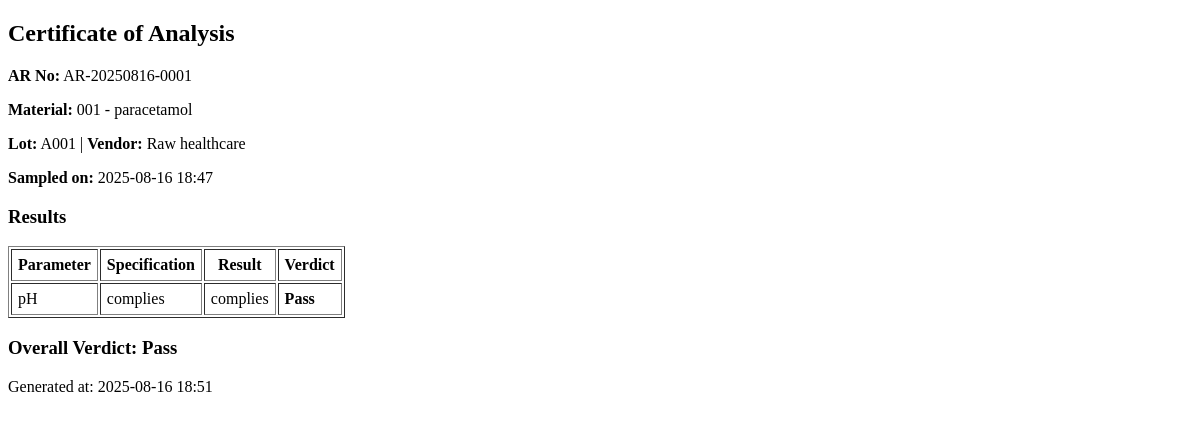
Before: /qc/coa/1 (signed in) with the older database file.
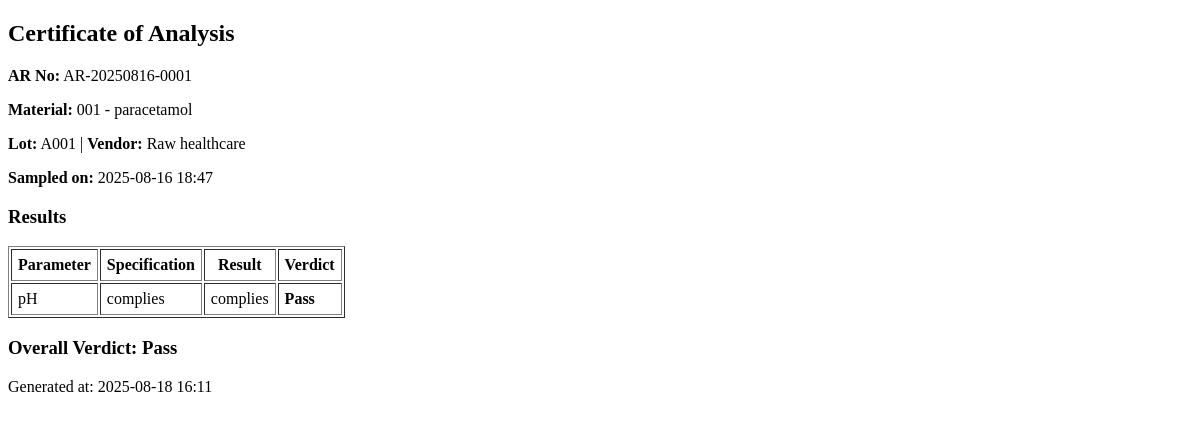
After: the same page with the newer database file.
### models.py (models this page shows)
class COA(db.Model):
    __tablename__ = "coa"
    id = db.Column(db.Integer, primary_key=True)
    sample_id = db.Column(db.Integer, db.ForeignKey("qc_sample.id"), nullable=False, unique=True)
    overall_verdict = db.Column(db.String(10))  # Pass/Fail
    generated_at = db.Column(db.DateTime, default=datetime.utcnow)
    notes = db.Column(db.Text)

### app.py (the view)
@app.route("/qc/coa/<int:sample_id>")
def qc_view_coa(sample_id):
    if not require_qc_or_admin():
        return redirect(url_for("login"))
    s = QCSample.query.get_or_404(sample_id)
    m = s.material
    specs = Specification.query.filter_by(material_id=m.id).all()
    results = TestResult.query.filter_by(sample_id=sample_id).all()
    return render_template("qc_coa.html", m=m, s=s, specs=specs, results=results, coa=s.coa)

### app.py (called while the page is built)
def require_qc_or_admin():
    if not session.get("user_id"):
        return False
    return session.get("designation") in ("QC", "Admin")

### templates/qc_coa.html
<!DOCTYPE html>
<html>
<head><meta charset="UTF-8"><title>COA - {{ s.ar_no }}</title></head>
<body>
  <h2>Certificate of Analysis</h2>
  <p><b>AR No:</b> {{ s.ar_no }}</p>
  <p><b>Material:</b> {{ m.material_code }} - {{ m.material_name }}</p>
  <p><b>Lot:</b> {{ m.lot_no }} | <b>Vendor:</b> {{ m.vendor }}</p>
  <p><b>Sampled on:</b> {{ s.sample_date.strftime('%Y-%m-%d %H:%M') }}</p>
  <h3>Results</h3>
  <table border="1" cellpadding="6">
    <tr><th>Parameter</th><th>Specification</th><th>Result</th><th>Verdict</th></tr>
    {% for r in results %}
      <tr>
        <td>{{ r.parameter }}</td>
        <td>
          {% for sp in specs if sp.parameter == r.parameter %}
            {% if sp.textual_limit %} {{ sp.textual_limit }}
            {% else %}
              {{ sp.lower_limit if sp.lower_limit is not none else "" }} – {{ sp.upper_limit if sp.upper_limit is not none else "" }} {{ sp.unit or "" }}
            {% endif %}
          {% endfor %}
        </td>
        <td>
          {% if r.result_text %} {{ r.result_text }}
          {% else %} {{ r.result_value }} {{ r.unit or "" }}
          {% endif %}
        </td>
        <td><b>{{ r.verdict }}</b></td>
      </tr>
    {% endfor %}
  </table>
  <h3>Overall Verdict: {{ coa.overall_verdict }}</h3>
  <p>Generated at: {{ coa.generated_at.strftime('%Y-%m-%d %H:%M') }}</p>
</body>
</html>

Changed rows visible on the page:
changed COA "Pass": generated_at "2025-08-16 18:51" → "2025-08-18 16:11"
